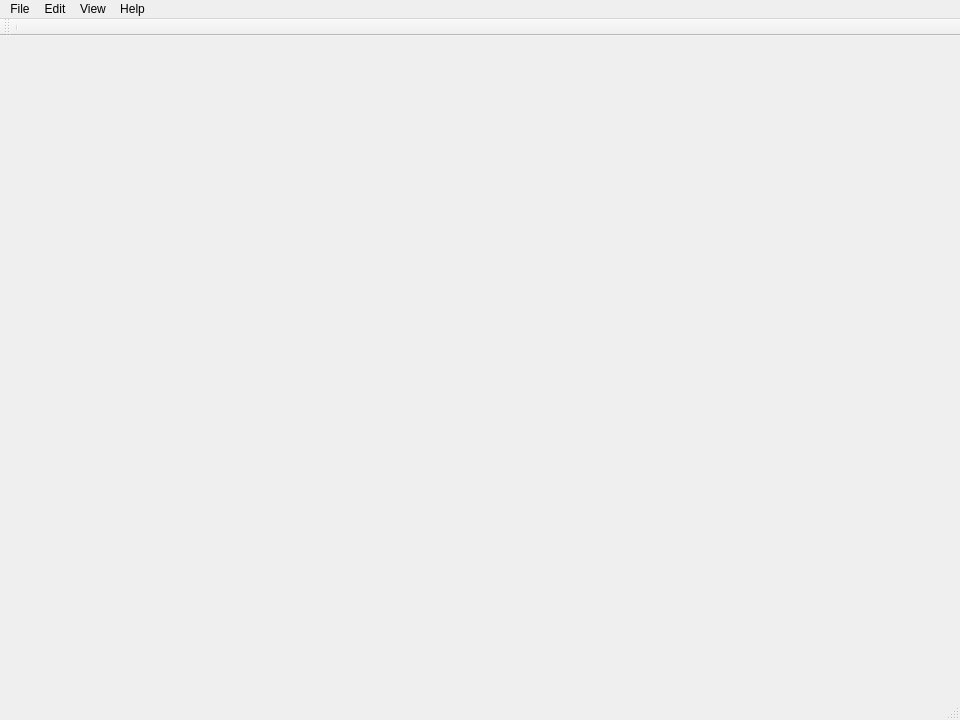
<?xml version="1.0" encoding="UTF-8"?>
<ui version="4.0">
 <class>MainWindow</class>
 <widget class="QMainWindow" name="MainWindow">
  <property name="geometry">
   <rect>
    <x>0</x>
    <y>0</y>
    <width>960</width>
    <height>720</height>
   </rect>
  </property>
  <property name="windowTitle">
   <string>Sketch23D</string>
  </property>
  <widget class="QWidget" name="centralWidget">
   <layout class="QHBoxLayout" name="horizontalLayout">
    <item>
     <widget class="OpenGLWidget" name="widget" native="true">
      <property name="sizePolicy">
       <sizepolicy hsizetype="Expanding" vsizetype="Preferred">
        <horstretch>0</horstretch>
        <verstretch>0</verstretch>
       </sizepolicy>
      </property>
      <property name="cursor">
       <cursorShape>CrossCursor</cursorShape>
      </property>
     </widget>
    </item>
   </layout>
  </widget>
  <widget class="QMenuBar" name="menuBar">
   <property name="geometry">
    <rect>
     <x>0</x>
     <y>0</y>
     <width>960</width>
     <height>22</height>
    </rect>
   </property>
   <widget class="QMenu" name="menuFile">
    <property name="title">
     <string>File</string>
    </property>
    <addaction name="actionOpen"/>
    <addaction name="actionSave"/>
    <addaction name="separator"/>
    <addaction name="actionExit"/>
   </widget>
   <widget class="QMenu" name="menuEdit">
    <property name="title">
     <string>Edit</string>
    </property>
    <addaction name="actionClear"/>
    <addaction name="actionDraw_Silehoutte"/>
    <addaction name="actionCreate_Mesh"/>
    <addaction name="actionView_Model"/>
   </widget>
   <widget class="QMenu" name="menuView">
    <property name="title">
     <string>View</string>
    </property>
    <addaction name="actionZoom_In"/>
    <addaction name="actionZoom_Out"/>
   </widget>
   <widget class="QMenu" name="menuHelp">
    <property name="title">
     <string>Help</string>
    </property>
    <addaction name="actionAbout_Sketch23D"/>
   </widget>
   <addaction name="menuFile"/>
   <addaction name="menuEdit"/>
   <addaction name="menuView"/>
   <addaction name="menuHelp"/>
  </widget>
  <widget class="QToolBar" name="mainToolBar">
   <attribute name="toolBarArea">
    <enum>TopToolBarArea</enum>
   </attribute>
   <attribute name="toolBarBreak">
    <bool>false</bool>
   </attribute>
   <addaction name="separator"/>
  </widget>
  <widget class="QStatusBar" name="statusBar"/>
  <action name="actionOpen">
   <property name="text">
    <string>Open</string>
   </property>
   <property name="shortcut">
    <string>Ctrl+O</string>
   </property>
  </action>
  <action name="actionSave">
   <property name="text">
    <string>Save</string>
   </property>
   <property name="shortcut">
    <string>Ctrl+S</string>
   </property>
  </action>
  <action name="actionClear">
   <property name="text">
    <string>Clear</string>
   </property>
   <property name="shortcut">
    <string>Shift+Del</string>
   </property>
  </action>
  <action name="actionCreate_Mesh">
   <property name="text">
    <string>Create Mesh</string>
   </property>
   <property name="shortcut">
    <string>Ctrl+M</string>
   </property>
  </action>
  <action name="actionView_Model">
   <property name="text">
    <string>View Model</string>
   </property>
   <property name="shortcut">
    <string>Ctrl+V</string>
   </property>
  </action>
  <action name="actionDraw_Silehoutte">
   <property name="text">
    <string>Draw Silehoutte</string>
   </property>
   <property name="shortcut">
    <string>Ctrl+D</string>
   </property>
  </action>
  <action name="actionZoom_In">
   <property name="text">
    <string>Zoom In</string>
   </property>
   <property name="shortcut">
    <string>Ctrl+Up</string>
   </property>
  </action>
  <action name="actionZoom_Out">
   <property name="text">
    <string>Zoom Out</string>
   </property>
   <property name="shortcut">
    <string>Ctrl+Down</string>
   </property>
  </action>
  <action name="actionExit">
   <property name="text">
    <string>Exit</string>
   </property>
   <property name="shortcut">
    <string>Ctrl+X</string>
   </property>
  </action>
  <action name="actionAbout_Sketch23D">
   <property name="text">
    <string>About Sketch23D</string>
   </property>
  </action>
 </widget>
 <layoutdefault spacing="6" margin="11"/>
 <customwidgets>
  <customwidget>
   <class>OpenGLWidget</class>
   <extends>QWidget</extends>
   <header location="global">openglwidget.h</header>
   <container>1</container>
  </customwidget>
 </customwidgets>
 <resources/>
 <connections>
  <connection>
   <sender>actionExit</sender>
   <signal>triggered()</signal>
   <receiver>MainWindow</receiver>
   <slot>close()</slot>
   <hints>
    <hint type="sourcelabel">
     <x>-1</x>
     <y>-1</y>
    </hint>
    <hint type="destinationlabel">
     <x>479</x>
     <y>359</y>
    </hint>
   </hints>
  </connection>
 </connections>
</ui>
